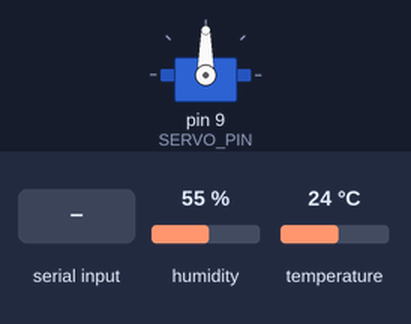
Bench run of a sketch on a simulated Arduino Uno, built with avr-gcc and run on an emulated ATmega328P. Shown: servo. The inputs (shaded band) are chosen by the test bench; at power-on: humidity 55 %, temperature 24 °C.

Above: at 1.2 s.
1.3 s: "SERVO \n" received over the second serial link
At 2.5 s:
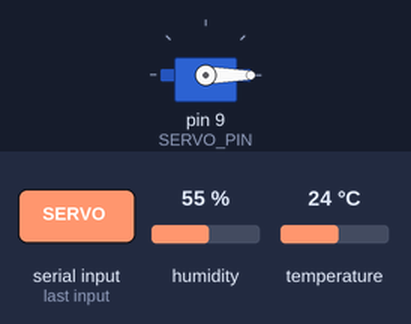
2.8 s: "SERVO 90\n" received over the second serial link
At 3.8 s:
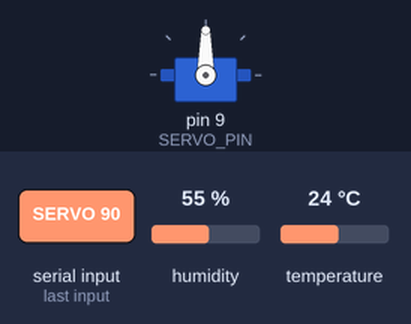
4.3 s: "SERVO ,45\n" received over the second serial link
At 5.0 s:
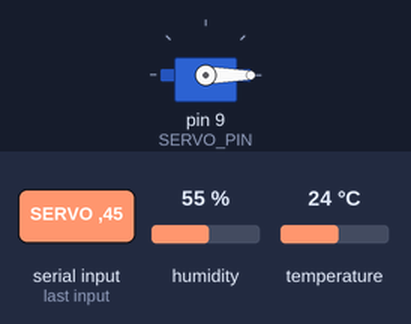
Timing chart, 0 to 7.3 s (numbered marks = the images above; inputs shaded):
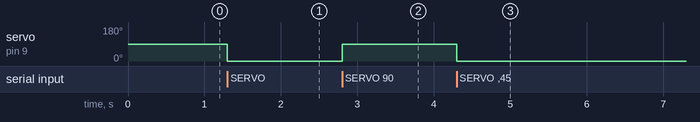

Measured:
- after the input at 1.3 s, servo on pin 9 (SERVO_PIN): 90° → 0° at once
- after the input at 2.8 s, servo on pin 9 (SERVO_PIN): 0° → 90° at once
- after the input at 4.3 s, servo on pin 9 (SERVO_PIN): 90° → 0° at once

The sketch:

bluetooth_237.ino
```cpp
// snippet: bluetooth_237
// tags: bluetooth, hc05, serial, wireless, softwareserial, dht, servo
// boards: avr, megaavr
// not-tags: romi32u4
// library: SoftwareSerial, DHT, Servo
// description: HC-05 on SoftwareSerial(2,3): receive SERVO <angle>, move servo pin 9
// prompts: hc-05, softwareserial(2, receive, servo, <angle>, servo
// verified: compile-only
// source: kd-generated (id 237)
// exact-include: SoftwareSerial.h, DHT.h, Servo.h

#include <SoftwareSerial.h>
#include <DHT.h>
#include <Servo.h>

#define BT_RX_PIN  2
#define BT_TX_PIN  3
#define BT_BAUD    9600
#define DHTPIN     4
#define DHTTYPE    DHT22
#define SERVO_PIN  9

SoftwareSerial bt(BT_RX_PIN, BT_TX_PIN);
DHT dht(DHTPIN, DHTTYPE);
Servo myServo;

void setup() {
  Serial.begin(115200);
  bt.begin(BT_BAUD);
  dht.begin();
  myServo.attach(SERVO_PIN);
}

void loop() {
  static unsigned long servoUpdateMs = 0;
  static unsigned long tempUpdateMs = 0;
  const unsigned long UPDATE_INTERVAL = 1000;  // 1 second

  // Handle incoming servo angle via Bluetooth
  if (bt.available()) {
    String command = bt.readStringUntil('\n');
    if (command.startsWith("SERVO ")) {
      int angle = command.substring(6).toInt();
      myServo.write(angle);
    }
  }

  // Send temperature over Bluetooth
  unsigned long now = millis();
  if (now - tempUpdateMs >= UPDATE_INTERVAL) {
    tempUpdateMs = now;
    float temp = dht.readTemperature();
    if (!isnan(temp)) {
      bt.print("temp: ");
      bt.println(temp);
    }
  }
}
```
